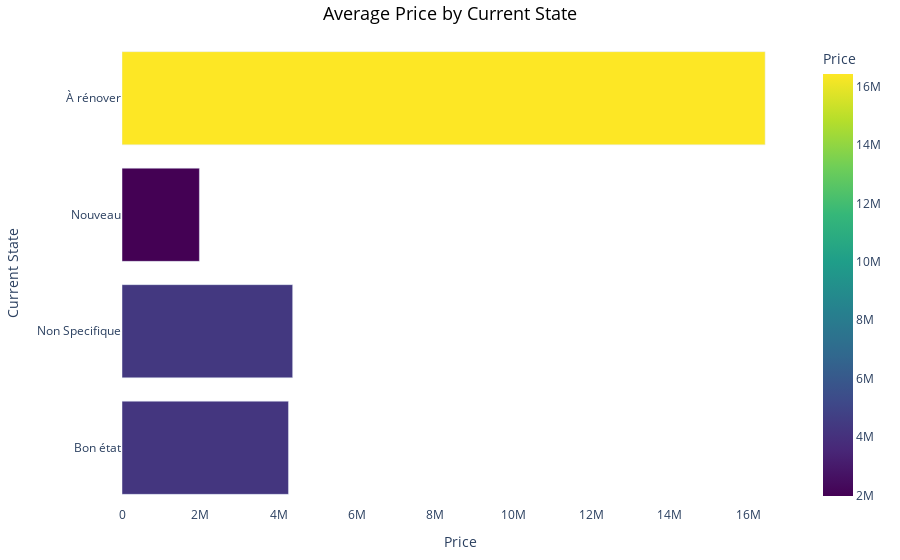

Write notebook code for a chart like this one.
### Code cell
# Calculate the average prices for each current state
average_current_state = df.groupby('Current_state')['Price'].mean().reset_index()

# Create a bar plot using Plotly
fig2 = px.bar(
    average_current_state, 
    x='Price', 
    y='Current_state', 
    orientation='h',  # Horizontal bar plot
    title='Average Price by Current State',
    labels={'Price': 'Price', 'Current_state': 'Current State'},
    color='Price',  # Color bars by price
    color_continuous_scale='Viridis'  # Use the 'viridis' color palette
)

# Update layout for better readability
fig2.update_layout(
    title={
        'text': 'Average Price by Current State',
        'font': {
            'size': 18,
            'color': 'black'
        },
        'x': 0.5,
        'xanchor': 'center'
    },
    xaxis=dict(
        title_font_size=14,
        tickfont_size=12
    ),
    yaxis=dict(
        title_font_size=14,
        tickfont_size=12
    ),
    plot_bgcolor='white',
    margin=dict(l=20, r=20, t=40, b=20)
)

fig2.show()

### Figure 1 — Plotly figure (JSON) as saved in the notebook; plotly's stock layout.template omitted (floating-point values rounded to 4 significant figures)
{"data": [{"alignmentgroup": "True", "hovertemplate": "Price=%{marker.color}<br>Current State=%{y}<extra></extra>", "legendgroup": "", "marker": {"color": [4254000.0, 4361000.0, 1978000.0, 16430000.0], "coloraxis": "coloraxis", "pattern": {"shape": ""}}, "name": "", "offsetgroup": "", "orientation": "h", "showlegend": false, "textposition": "auto", "type": "bar", "x": [4254000.0, 4361000.0, 1978000.0, 16430000.0], "xaxis": "x", "y": ["Bon état", "Non Specifique", "Nouveau", "À rénover"], "yaxis": "y"}], "layout": {"barmode": "relative", "coloraxis": {"colorbar": {"title": {"text": "Price"}}, "colorscale": [[0, "#440154"], [0.1111, "#482878"], [0.2222, "#3e4989"], [0.3333, "#31688e"], [0.4444, "#26828e"], [0.5556, "#1f9e89"], [0.6667, "#35b779"], [0.7778, "#6ece58"], [0.8889, "#b5de2b"], [1, "#fde725"]]}, "legend": {"tracegroupgap": 0}, "margin": {"b": 20, "l": 20, "r": 20, "t": 40}, "plot_bgcolor": "white", "title": {"font": {"color": "black", "size": 18}, "text": "Average Price by Current State", "x": 0.5, "xanchor": "center"}, "xaxis": {"anchor": "y", "domain": [0, 1], "tickfont": {"size": 12}, "title": {"font": {"size": 14}, "text": "Price"}}, "yaxis": {"anchor": "x", "domain": [0, 1], "tickfont": {"size": 12}, "title": {"font": {"size": 14}, "text": "Current State"}}}}
